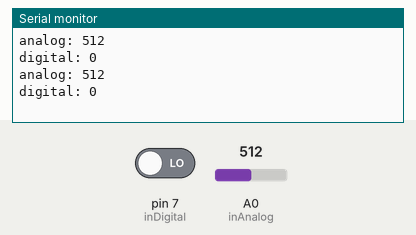
A sketch run on a simulated Arduino Uno, built with avr-gcc and run on an emulated ATmega328P. On the bench: the last lines printed to the serial monitor. The test bench sets the inputs (shaded band); at power-on: A0 (inAnalog) = 512, pin 7 (inDigital) LOW.

Above: at 2.1 s.
2.2 s: A0 (inAnalog) set to 716
At 3.6 s:
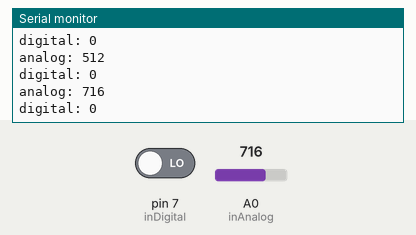
4.0 s: pin 7 (inDigital) driven HIGH
At 5.6 s:
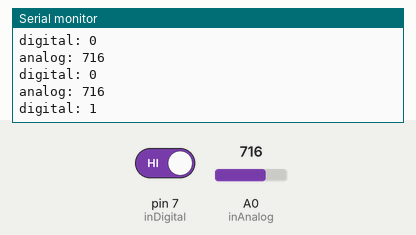
5.8 s: A0 (inAnalog) set to 900
At 7.6 s:
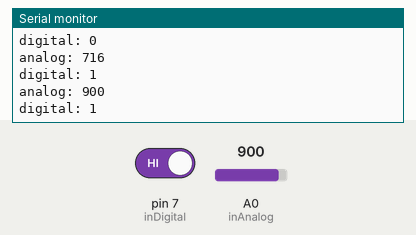
Timing chart, 0 to 9.1 s (numbered marks = the images above; inputs shaded):
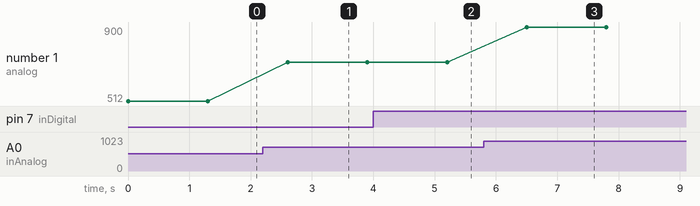

Measured:
- after the input at 2.2 s, the serial monitor: prints a new line after 0.40 s (image 1)
- after the input at 4.0 s, the serial monitor: prints a new line after 1.2 s (image 2)
- after the input at 5.8 s, the serial monitor: prints a new line after 0.70 s (image 3)
- plotted number 1: 512 → 716 after the input at 2.2 s, 716 → 900 after the input at 5.8 s

The sketch:

irDistance.ino
```cpp
#define inAnalog A0
int inDigital = 7;

void setup() {
  Serial.begin(9600);
  pinMode(inDigital, INPUT);
  pinMode(inAnalog, INPUT);
}

int analogValue, digitalValue;

void loop() {
  analogValue = analogRead(inAnalog);
  digitalValue = digitalRead(inDigital);

  Serial.print("analog: ");
  Serial.println(analogValue);
  Serial.print("digital: ");
  Serial.println(digitalValue);
  delay(1300);
}
```
